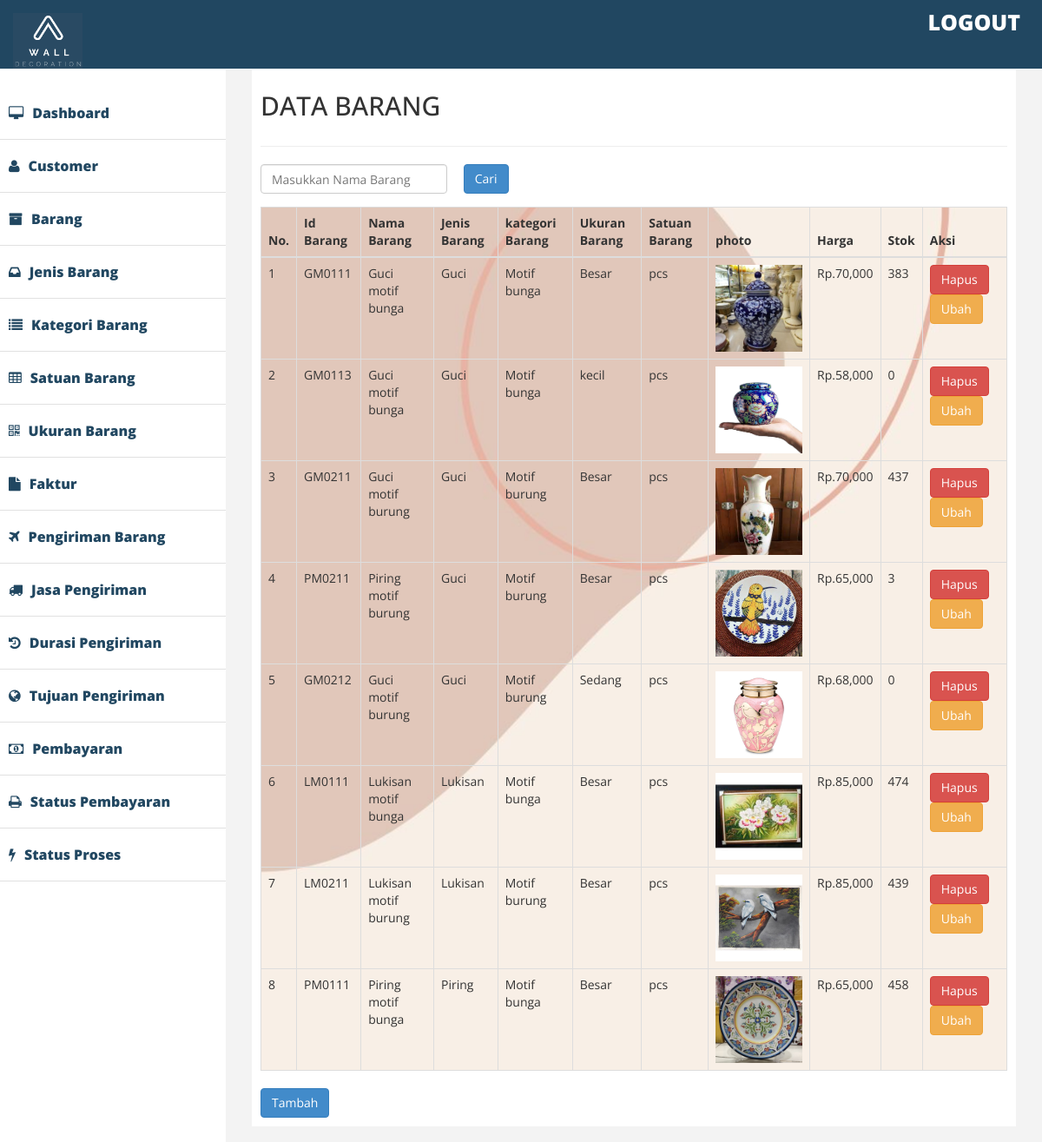
The page /admin/index2.php?halaman=barang2 on the database its author committed.
### tables this page shows
CREATE TABLE `barang` (
  `id_barang` varchar(11) NOT NULL,
  `nama_barang` varchar(30) NOT NULL,
  `photo` varchar(100) NOT NULL,
  `harga` int(11) NOT NULL,
  `stok` int(11) NOT NULL,
  `id_jenis` varchar(11) NOT NULL,
  `id_kategori` varchar(11) NOT NULL,
  `id_satuan` varchar(11) NOT NULL,
  `id_ukuran` varchar(11) NOT NULL
);

CREATE TABLE `jenis_barang` (
  `id_jenis` varchar(11) NOT NULL,
  `nama_jenis` varchar(11) NOT NULL
);

CREATE TABLE `kategori_barang` (
  `id_kategori` varchar(11) NOT NULL,
  `nama_kategori` varchar(20) NOT NULL
);

CREATE TABLE `ukuran` (
  `id_ukuran` varchar(11) NOT NULL,
  `ket_ukuran` varchar(11) NOT NULL
);

CREATE TABLE `satuan_barang` (
  `id_satuan` varchar(11) NOT NULL,
  `ket_satuan` varchar(11) NOT NULL
);

### admin/barang2.php (the view, shortened to what this page needs)
<div class="row">
    <div class="col-lg-12">
        <h2>DATA BARANG</h2>
</div>
    </div>
<hr />
 <form class="form-horizontal" role="search" method="post" action="index2.php?halaman=pencarianbarang2">
		<div class="col-md-3">
		<div class="form-group">
				<input type="text" class="form-control" name="keyword" placeholder="Masukkan Nama Barang" autofocus autocomplete="off">
			</div>
		</div>
		<div class="col-md-2">
			<button class="btn btn-primary" name="cari">Cari</button>
		</div>
</form>
<table class="table table-bordered"background="img.jpg">
	<thead>
	<thead>
		<tr>
			<th> No. </th>
			<th> Id Barang </th>
			<th> Nama Barang </th>
			<th> Jenis Barang </th>
			<th> kategori Barang </th>
			<th> Ukuran Barang  </th>
			<th> Satuan Barang </th>
			<th> photo </th>
			<th> Harga </th>
			<th> Stok </th>
			<th> Aksi </th>
		</tr>
	</thead>
	<tbody>
		<?php $nomor=1;?>
		<?php $ambil=$koneksi->query("SELECT*FROM barang JOIN jenis_barang ON barang.id_jenis=jenis_barang.id_jenis JOIN
		kategori_barang ON barang.id_kategori=kategori_barang.id_kategori JOIN
		satuan_barang ON barang.id_satuan=satuan_barang.id_satuan JOIN
		ukuran ON barang.id_ukuran=ukuran.id_ukuran");?>
		<?php while($pecah=$ambil->fetch_assoc()){?>
		<tr>
			<td><?php echo $nomor; ?></td>
			<td> <?php echo $pecah['id_barang']; ?></td>
			<td><?php echo $pecah['nama_barang']; ?></td>
			<td><?php echo $pecah['nama_jenis'] ?></td>
			<td><?php echo $pecah['nama_kategori'] ?></td>
			<td><?php echo $pecah['ket_ukuran'] ?></td>
			<td> <?php echo $pecah['ket_satuan'] ?></td>
			<td>
				<img src="../photo/<?php echo $pecah['photo'];?>" width="100">
			</td>
			<td> Rp.<?php echo number_format($pecah['harga']); ?></td>
			<td> <?php echo $pecah['stok']; ?></td>
			<td>
				<a href="index2.php?halaman=hapusbarang2&id=<?php echo $pecah['id_barang'];?>" class="btn-danger btn" >Hapus</a>
				<a href="index2.php?halaman=ubahbarang2&id=<?php echo $pecah['id_barang'];?>" class="btn btn-warning"> Ubah </a>
			</td>
		</tr>
		<?php $nomor++; ?>
		<?php } ?>
	</tbody>
</table>
<a href=" index2.php?halaman=tambahbarang2" class ="btn btn-primary"> Tambah </a>

### admin/assets/css/custom.css (style rules this page uses)
body { font-family: 'Open Sans', sans-serif; line-height:30px; }

### rows shown on the page
barang: id_barang "GM0111", nama_barang "Guci motif bunga", id_jenis.nama_jenis "Guci", id_kategori.nama_kategori "Motif bunga", id_ukuran.ket_ukuran "Besar", id_satuan.ket_satuan "pcs", photo (picture), harga "70,000", stok "383"
barang: id_barang "GM0113", nama_barang "Guci motif bunga", id_jenis.nama_jenis "Guci", id_kategori.nama_kategori "Motif bunga", id_ukuran.ket_ukuran "kecil", id_satuan.ket_satuan "pcs", photo (picture), harga "58,000", stok "0"
barang: id_barang "GM0211", nama_barang "Guci motif burung", id_jenis.nama_jenis "Guci", id_kategori.nama_kategori "Motif burung", id_ukuran.ket_ukuran "Besar", id_satuan.ket_satuan "pcs", photo (picture), harga "70,000", stok "437"
barang: id_barang "PM0211", nama_barang "Piring motif burung", id_jenis.nama_jenis "Guci", id_kategori.nama_kategori "Motif burung", id_ukuran.ket_ukuran "Besar", id_satuan.ket_satuan "pcs", photo (picture), harga "65,000", stok "3"
barang: id_barang "GM0212", nama_barang "Guci motif burung", id_jenis.nama_jenis "Guci", id_kategori.nama_kategori "Motif burung", id_ukuran.ket_ukuran "Sedang", id_satuan.ket_satuan "pcs", photo (picture), harga "68,000", stok "0"
barang: id_barang "LM0111", nama_barang "Lukisan motif bunga", id_jenis.nama_jenis "Lukisan", id_kategori.nama_kategori "Motif bunga", id_ukuran.ket_ukuran "Besar", id_satuan.ket_satuan "pcs", photo (picture), harga "85,000", stok "474"
barang: id_barang "LM0211", nama_barang "Lukisan motif burung", id_jenis.nama_jenis "Lukisan", id_kategori.nama_kategori "Motif burung", id_ukuran.ket_ukuran "Besar", id_satuan.ket_satuan "pcs", photo (picture), harga "85,000", stok "439"
barang: id_barang "PM0111", nama_barang "Piring motif bunga", id_jenis.nama_jenis "Piring", id_kategori.nama_kategori "Motif bunga", id_ukuran.ket_ukuran "Besar", id_satuan.ket_satuan "pcs", photo (picture), harga "65,000", stok "458"
